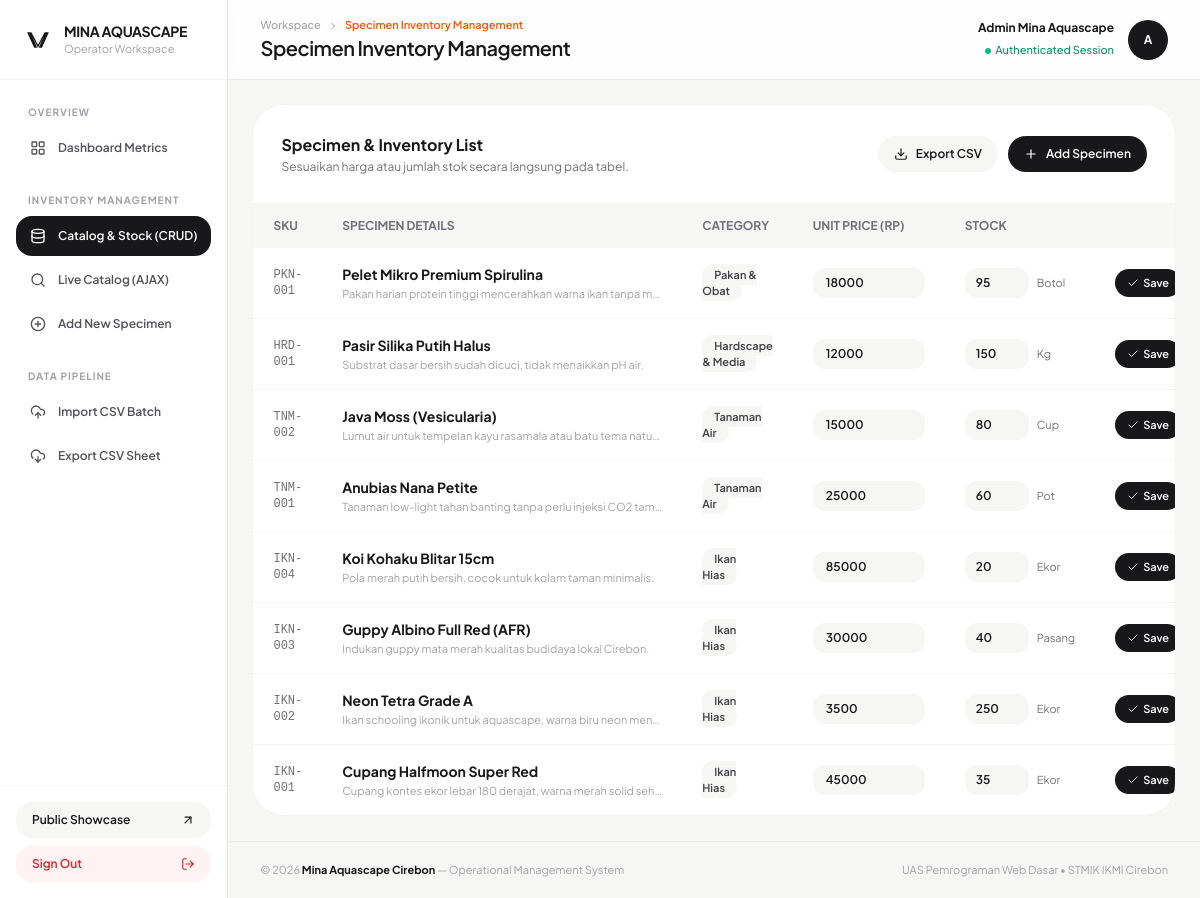
Screenshot of /admin.php?page=produk_list (signed in) with the database file from the repository.
### tables this page shows
CREATE TABLE `produk_umkm` (
  `id` INT(11) UNSIGNED NOT NULL AUTO_INCREMENT,
  `kode_produk` VARCHAR(20) NOT NULL UNIQUE,
  `nama_produk` VARCHAR(120) NOT NULL,
  `kategori` ENUM('Ikan Hias', 'Tanaman Air', 'Hardscape & Media', 'Pakan & Obat') NOT NULL,
  `harga` INT(11) UNSIGNED NOT NULL,
  `stok` INT(11) UNSIGNED NOT NULL DEFAULT 0,
  `satuan` VARCHAR(30) NOT NULL,
  `gambar` VARCHAR(255) DEFAULT 'default.jpg',
  `deskripsi` TEXT,
  `created_at` TIMESTAMP DEFAULT CURRENT_TIMESTAMP,
  PRIMARY KEY (`id`)
);

### modules/produk/list.php (the view, shortened to what this page needs)
<?php
$stmt = $pdo->query("SELECT * FROM produk_umkm ORDER BY id DESC");
$produk_list = $stmt->fetchAll();
?>
<div class="bg-white rounded-[2rem] border border-zinc-100 overflow-hidden">
    <div class="p-6 sm:p-7 border-b border-zinc-100 flex flex-col sm:flex-row sm:items-center justify-between gap-4">
        <div>
            <h3 class="font-bold text-base text-brand-ink">Specimen &amp; Inventory List</h3>
            <p class="text-xs text-zinc-500 mt-0.5">Sesuaikan harga atau jumlah stok secara langsung pada tabel.</p>
        </div>
        <div class="flex items-center gap-2.5">
            <a href="modules/produk/export.php" class="inline-flex items-center gap-2 px-4 py-2.5 text-xs font-semibold rounded-full bg-brand-surface hover:bg-zinc-200 text-brand-ink transition">
                <i data-lucide="download" class="w-3.5 h-3.5"></i>
                <span>Export CSV</span>
            </a>
            <a href="admin.php?page=produk_tambah" class="inline-flex items-center gap-2 px-4 py-2.5 text-xs font-semibold rounded-full bg-brand-ink hover:bg-brand-orange text-white transition">
                <i data-lucide="plus" class="w-3.5 h-3.5"></i>
                <span>Add Specimen</span>
            </a>
        </div>
    </div>
    <div class="overflow-x-auto">
        <table class="w-full text-left text-xs">
            <thead class="bg-brand-surface text-zinc-500 uppercase">
                <tr>
                    <th class="py-3.5 px-5">SKU</th>
                    <th class="py-3.5 px-5">Specimen Details</th>
                    <th class="py-3.5 px-5">Category</th>
                    <th class="py-3.5 px-5">Unit Price (Rp)</th>
                    <th class="py-3.5 px-5">Stock</th>
                    <th class="py-3.5 px-5 text-right">Actions</th>
                </tr>
            </thead>
            <tbody class="divide-y divide-zinc-100">
                <?php foreach ($produk_list as $row): ?>
                    <tr class="hover:bg-brand-surface/50 transition">
                        <td class="py-4 px-5 font-mono text-zinc-500">
                            <?= htmlspecialchars($row['kode_produk'], ENT_QUOTES, 'UTF-8') ?>
                        </td>
                        <td class="py-4 px-5">
                            <p class="font-bold text-brand-ink text-sm"><?= htmlspecialchars($row['nama_produk'], ENT_QUOTES, 'UTF-8') ?></p>
                            <p class="text-[11px] text-zinc-400 truncate max-w-xs mt-0.5"><?= htmlspecialchars($row['deskripsi'], ENT_QUOTES, 'UTF-8') ?></p>
                        </td>
                        <td class="py-4 px-5">
                            <span class="px-3 py-1 text-[11px] font-semibold rounded-full bg-brand-surface text-zinc-700">
                                <?= htmlspecialchars($row['kategori'], ENT_QUOTES, 'UTF-8') ?>
                            </span>
                        </td>
                        <td class="py-4 px-5">
                            <form method="POST" class="flex items-center gap-2">
                                <input type="number" name="harga" value="<?= (int)$row['harga'] ?>" class="w-28 px-3 py-1.5 text-xs font-semibold bg-brand-surface border border-transparent focus:bg-white focus:border-brand-ink rounded-xl outline-none">
                        </td>
                        <td class="py-4 px-5">
                                <div class="flex items-center gap-2">
                                    <input type="number" name="stok" value="<?= (int)$row['stok'] ?>" class="w-16 px-2.5 py-1.5 text-xs font-semibold bg-brand-surface border border-transparent focus:bg-white focus:border-brand-ink rounded-xl outline-none">
                                    <span class="text-[11px] text-zinc-500"><?= htmlspecialchars($row['satuan'], ENT_QUOTES, 'UTF-8') ?></span>
                                </div>
                        </td>
                        <td class="py-4 px-5 text-right space-x-1.5 whitespace-nowrap">
                                <button type="submit" class="inline-flex items-center gap-1 px-3 py-1.5 text-[11px] font-semibold bg-brand-ink hover:bg-brand-orange text-white rounded-full transition">
                                    <i data-lucide="check" class="w-3 h-3"></i>
                                    <span>Save</span>
                                </button>
                        </td>
                    </tr>
                <?php endforeach; ?>
            </tbody>
        </table>
    </div>
</div>

### layouts/header.php (shortened to what this page needs)
<!DOCTYPE html>
<html lang="id">
<head>
    <script src="https://cdn.tailwindcss.com"></script>
</head>
<body class="bg-brand-surface text-brand-ink font-sans antialiased selection:bg-brand-orange selection:text-white">
    <div class="min-h-screen flex">

### layouts/sidebar.php
<?php
$current_page = $_GET['page'] ?? 'dashboard';
function isActive($route, $current) {
    return $route === $current
        ? 'bg-brand-ink text-white shadow-xs'
        : 'text-zinc-600 hover:bg-brand-surface hover:text-brand-ink';
}
?>
<aside class="w-68 bg-white border-r border-zinc-200/80 flex-shrink-0 hidden md:flex flex-col justify-between">
    <div>
        <div class="h-20 px-6 border-b border-zinc-100 flex items-center justify-between">
            <a href="admin.php?page=dashboard" class="flex items-center gap-3">
                <svg class="w-7 h-7 text-brand-ink" viewBox="0 0 36 36" fill="none" xmlns="http://www.w3.org/2000/svg">
                    <path d="M4 8L13 28H17L11 14L18 28L25 14L19 28H23L32 8H26.5L18 24L9.5 8H4Z" fill="currentColor"/>
                </svg>
                <div>
                    <h1 class="font-bold text-sm tracking-tight text-brand-ink uppercase">Mina Aquascape</h1>
                    <p class="text-[11px] text-zinc-400">Operator Workspace</p>
                </div>
            </a>
        </div>
        <nav class="p-4 space-y-1 text-xs font-semibold">
            <p class="px-3 pt-2 pb-1 text-[10px] font-bold text-zinc-400 uppercase tracking-widest">Overview</p>
            <a href="admin.php?page=dashboard" class="flex items-center gap-3 px-3.5 py-3 rounded-2xl transition <?= isActive('dashboard', $current_page) ?>">
                <i data-lucide="layout-grid" class="w-4 h-4"></i>
                <span>Dashboard Metrics</span>
            </a>
            <p class="px-3 pt-5 pb-1 text-[10px] font-bold text-zinc-400 uppercase tracking-widest">Inventory Management</p>
            <a href="admin.php?page=produk_list" class="flex items-center gap-3 px-3.5 py-3 rounded-2xl transition <?= isActive('produk_list', $current_page) ?>">
                <i data-lucide="database" class="w-4 h-4"></i>
                <span>Catalog &amp; Stock (CRUD)</span>
            </a>
            <a href="admin.php?page=produk_live" class="flex items-center gap-3 px-3.5 py-3 rounded-2xl transition <?= isActive('produk_live', $current_page) ?>">
                <i data-lucide="search" class="w-4 h-4"></i>
                <span>Live Catalog (AJAX)</span>
            </a>
            <a href="admin.php?page=produk_tambah" class="flex items-center gap-3 px-3.5 py-3 rounded-2xl transition <?= isActive('produk_tambah', $current_page) ?>">
                <i data-lucide="plus-circle" class="w-4 h-4"></i>
                <span>Add New Specimen</span>
            </a>
            <p class="px-3 pt-5 pb-1 text-[10px] font-bold text-zinc-400 uppercase tracking-widest">Data Pipeline</p>
            <a href="admin.php?page=produk_import" class="flex items-center gap-3 px-3.5 py-3 rounded-2xl transition <?= isActive('produk_import', $current_page) ?>">
                <i data-lucide="upload-cloud" class="w-4 h-4"></i>
                <span>Import CSV Batch</span>
            </a>
            <a href="modules/produk/export.php" class="flex items-center gap-3 px-3.5 py-3 rounded-2xl text-zinc-600 hover:bg-brand-surface hover:text-brand-ink transition">
                <i data-lucide="download-cloud" class="w-4 h-4"></i>
                <span>Export CSV Sheet</span>
            </a>
        </nav>
    </div>
    <div class="p-4 border-t border-zinc-100 space-y-2 text-xs font-semibold">
        <a href="index.php" target="_blank" class="flex items-center justify-between py-2.5 px-4 rounded-2xl bg-brand-surface hover:bg-zinc-200/80 text-brand-ink transition">
            <span>Public Showcase</span>
            <i data-lucide="arrow-up-right" class="w-3.5 h-3.5"></i>
        </a>
        <a href="auth/logout.php" class="flex items-center justify-between py-2.5 px-4 rounded-2xl bg-red-50 hover:bg-red-600 text-red-600 hover:text-white transition">
            <span>Sign Out</span>
            <i data-lucide="log-out" class="w-3.5 h-3.5"></i>
        </a>
    </div>
</aside>

### admin.php (shortened to what this page needs)
<?php
$allowed_routes = [
    'dashboard'        => 'modules/dashboard/index.php',
    'produk_list'      => 'modules/produk/list.php',
    'produk_live'      => 'modules/produk/live_list.php',
    'produk_tambah'    => 'modules/produk/tambah.php',
    'produk_import'    => 'modules/produk/import.php',
];
$page = $_GET['page'] ?? 'dashboard';
$module_path = __DIR__ . '/' . $allowed_routes[$page];
require_once __DIR__ . '/layouts/header.php';
require_once __DIR__ . '/layouts/sidebar.php';
?>
<div class="flex-1 flex flex-col min-w-0">
    <?php require_once __DIR__ . '/layouts/topbar.php'; ?>
    <main class="flex-1 p-6">
        <?php
        if (file_exists($module_path)) {
            require_once $module_path;
        } else {
            echo '<div class="bg-red-100 text-red-700 p-4 rounded-lg">Modul tidak ditemukan.</div>';
        }
        ?>
    </main>
    <?php require_once __DIR__ . '/layouts/footer.php'; ?>

### layouts/topbar.php
<?php
$route_titles = [
    'dashboard'     => 'Executive Overview & Metrics',
    'produk_list'   => 'Specimen Inventory Management',
    'produk_live'   => 'Real-Time Asynchronous Catalog',
    'produk_tambah' => 'Register New Specimen',
    'produk_import' => 'CSV Data Pipeline Import',
];
$active_title = $route_titles[$_GET['page'] ?? 'dashboard'] ?? 'Dashboard';
?>
<header class="bg-white/90 backdrop-blur border-b border-zinc-200/80 px-6 sm:px-8 h-20 flex items-center justify-between">
    <div>
        <nav class="flex items-center gap-1.5 text-[11px] font-medium text-zinc-400">
            <span>Workspace</span>
            <i data-lucide="chevron-right" class="w-3 h-3"></i>
            <span class="text-brand-orange font-semibold"><?= htmlspecialchars($active_title, ENT_QUOTES, 'UTF-8') ?></span>
        </nav>
        <h2 class="text-lg sm:text-xl font-semibold tracking-tight text-brand-ink"><?= htmlspecialchars($active_title, ENT_QUOTES, 'UTF-8') ?></h2>
    </div>
    <div class="flex items-center gap-3.5">
        <div class="text-right hidden sm:block">
            <p class="text-xs font-bold text-brand-ink">
                <?= htmlspecialchars($_SESSION['nama_lengkap'] ?? 'Administrator', ENT_QUOTES, 'UTF-8') ?>
            </p>
            <p class="inline-flex items-center gap-1 text-[11px] text-emerald-600 font-medium">
                <span class="w-1.5 h-1.5 rounded-full bg-emerald-500"></span>
                <span>Authenticated Session</span>
            </p>
        </div>
        <div class="w-10 h-10 rounded-full bg-brand-ink text-white text-xs font-bold flex items-center justify-center uppercase">
            <?= htmlspecialchars(substr($_SESSION['username'] ?? 'A', 0, 1), ENT_QUOTES, 'UTF-8') ?>
        </div>
    </div>
</header>

### layouts/footer.php (shortened to what this page needs)
<footer class="px-6 sm:px-8 py-5 text-[11px] text-zinc-400 flex flex-col sm:flex-row justify-between items-center gap-2 border-t border-zinc-200/60">
            <p>&copy; <?= date('Y') ?> <strong class="text-brand-ink">Mina Aquascape Cirebon</strong> &mdash; Operational Management System</p>
            <p>UAS Pemrograman Web Dasar &bull; STMIK IKMI Cirebon</p>
        </footer>
    </div>
</div>
</body>
</html>

### rows the page displays
produk_umkm: kode_produk "PKN-001", nama_produk "Pelet Mikro Premium Spirulina", deskripsi "Pakan harian protein tinggi mencerahkan warna ikan tanpa m…", kategori "Pakan & Obat", harga "18000", stok "95", satuan "Botol"
produk_umkm: kode_produk "HRD-001", nama_produk "Pasir Silika Putih Halus", deskripsi "Substrat dasar bersih sudah dicuci, tidak menaikkan pH air.", kategori "Hardscape & Media", harga "12000", stok "150", satuan "Kg"
produk_umkm: kode_produk "TNM-002", nama_produk "Java Moss (Vesicularia)", deskripsi "Lumut air untuk tempelan kayu rasamala atau batu tema natu…", kategori "Tanaman Air", harga "15000", stok "80", satuan "Cup"
produk_umkm: kode_produk "TNM-001", nama_produk "Anubias Nana Petite", deskripsi "Tanaman low-light tahan banting tanpa perlu injeksi CO2 tam…", kategori "Tanaman Air", harga "25000", stok "60", satuan "Pot"
produk_umkm: kode_produk "IKN-004", nama_produk "Koi Kohaku Blitar 15cm", deskripsi "Pola merah putih bersih, cocok untuk kolam taman minimalis.", kategori "Ikan Hias", harga "85000", stok "20", satuan "Ekor"
produk_umkm: kode_produk "IKN-003", nama_produk "Guppy Albino Full Red (AFR)", deskripsi "Indukan guppy mata merah kualitas budidaya lokal Cirebon.", kategori "Ikan Hias", harga "30000", stok "40", satuan "Pasang"
produk_umkm: kode_produk "IKN-002", nama_produk "Neon Tetra Grade A", deskripsi "Ikan schooling ikonik untuk aquascape, warna biru neon men…", kategori "Ikan Hias", harga "3500", stok "250", satuan "Ekor"
produk_umkm: kode_produk "IKN-001", nama_produk "Cupang Halfmoon Super Red", deskripsi "Cupang kontes ekor lebar 180 derajat, warna merah solid seh…", kategori "Ikan Hias", harga "45000", stok "35", satuan "Ekor"

### other values shown
$active_title "Specimen Inventory Management"
$_SESSION['nama_lengkap'] "Admin Mina Aquascape"
substr($_SESSION['username'] ?? 'A', 0, 1) "A"
